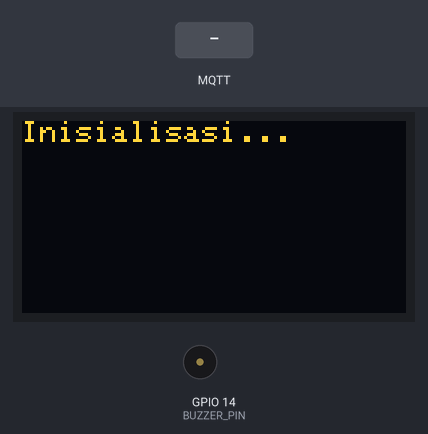
The sketch below on a simulated ESP8266 (NodeMCU). Parts: 128×64 one-colour display, buzzer (waves = sounding, pin HIGH). The test bench sets the inputs (shaded band). The OLED is the two-colour kind (top 16 rows yellow); WiFi joins after 1.5 s; servers stay silent unless stated; random numbers use the default seed unless the sketch sets one; no MQTT or app messages arrive unless stated; what the sketch prints to the serial monitor is not drawn.

Above: at 0.1 s.
At 2.7 s:
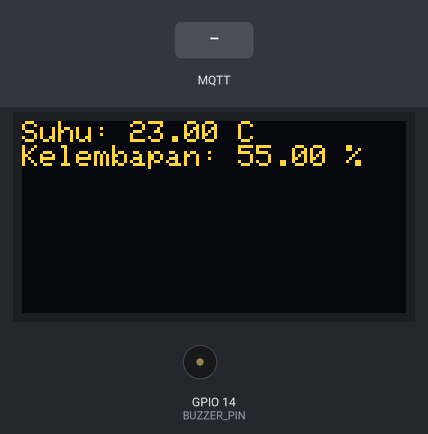
2.8 s: MQTT message "ON" arrives on the first subscribed topic
At 3.04 s:
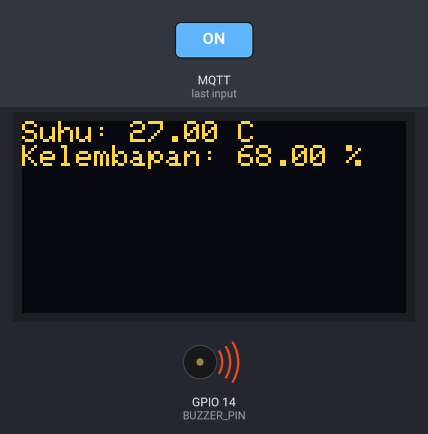
Timing chart, 0 to 5.8 s (numbered marks = the images above; inputs shaded):
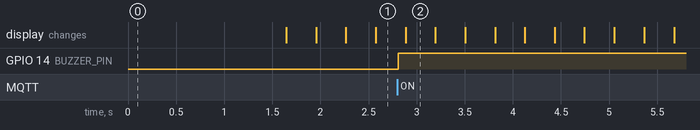

Measured:
- after the input at 2.8 s, GPIO 14 (BUZZER_PIN): LOW → HIGH at once

The sketch:

MonitoringSuhuArduino.ino
```cpp
#if defined(ESP8266)
#include <ESP8266WiFi.h>
#elif defined(ESP32)
#include <WiFi.h>
#endif

#define DUMMY

#include <PubSubClient.h>
#include <Adafruit_SSD1306.h>
#include <DHT.h>
#include <ArduinoOTA.h>

// Konfigurasi pin
#define DHTPIN 2      // Pin DHT11 (untuk ESP8266 gunakan GPIO2 / D4, untuk ESP32 gunakan GPIO2)
#define DHTTYPE DHT11 // Jenis sensor DHT11
#define OLED_RESET -1 // Pin reset OLED (-1 jika tidak menggunakan reset pada OLED)
#define BUZZER_PIN 14 // Pin Buzzer (GPIO14 / D5 di ESP8266 dan ESP32)

// Inisialisasi objek
DHT dht(DHTPIN, DHTTYPE);
Adafruit_SSD1306 display(128, 64, &Wire, OLED_RESET);
WiFiClient espClient;
PubSubClient client(espClient);

// Konfigurasi WiFi dan MQTT
const char *ssid = "ARDYAN";
const char *password = "123456789";
const char *mqtt_server = "test.mosquitto.org";

// Pilih salah satu dari konfigurasi ini berdasarkan apakah broker membutuhkan autentikasi
const int mqtt_port_anonymous = 1883;     // Port tanpa autentikasi
const int mqtt_port_authenticated = 1884; // Port dengan autentikasi

// Jika menggunakan autentikasi MQTT (username dan password)
const char *mqtt_username = "rw";        // Kosongkan jika tidak perlu
const char *mqtt_password = "readwrite"; // Kosongkan jika tidak perlu

// Topik terpisah untuk suhu dan kelembapan
const char *topic_suhu = "sensor/dht11/idearen-02-10/andri/suhu";
const char *topic_kelembapan = "sensor/dht11/idearen-02-10/andri/kelembapan";
const char *topic_command = "command/idearen-02-10/andri/buzzer";

// Interval waktu pengiriman dalam milidetik (15 detik)
const unsigned long interval = 5000;
unsigned long previousMillis = 0; // Waktu terakhir data dikirim

// Fungsi untuk menampilkan suhu dan kelembapan di OLED
void displayData(float suhu, float kelembapan)
{
    display.clearDisplay();
    display.setTextSize(1);
    display.setTextColor(WHITE);
    display.setCursor(0, 0);
    display.print("Suhu: ");
    display.print(suhu);
    display.println(" C");
    display.print("Kelembapan: ");
    display.print(kelembapan);
    display.println(" %");
    display.display();
}

// Callback saat pesan MQTT diterima
void callback(char *topic, byte *payload, unsigned int length)
{
    String msg;
    for (int i = 0; i < length; i++)
    {
        msg += (char)payload[i];
    }

    // Jika perintah untuk buzzer diterima
    if (String(topic) == topic_command)
    {
        if (msg == "ON")
        {
            digitalWrite(BUZZER_PIN, HIGH); // Nyalakan buzzer
        }
        else if (msg == "OFF")
        {
            digitalWrite(BUZZER_PIN, LOW); // Matikan buzzer
        }
    }
}

// Fungsi untuk menghubungkan ke WiFi
void setup_wifi()
{
    delay(10);
    Serial.println();
    Serial.print("Menghubungkan ke ");
    Serial.println(ssid);
    WiFi.begin(ssid, password);
    while (WiFi.status() != WL_CONNECTED)
    {
        delay(500);
        Serial.print(".");
    }
    Serial.println("");
    Serial.println("WiFi terhubung");
    Serial.println(WiFi.localIP());
}

// Fungsi untuk menghubungkan ke MQTT
void reconnect()
{
    while (!client.connected())
    {
        Serial.print("Menghubungkan ke MQTT...");
        String clientId = "ESP32Client-" + String(random(0xffff), HEX);

        if (mqtt_username && mqtt_password && strlen(mqtt_username) > 0 && strlen(mqtt_password) > 0)
        {
            // Gunakan autentikasi username dan password
            if (client.connect(clientId.c_str(), mqtt_username, mqtt_password))
            {
                Serial.println("Terhubung dengan autentikasi");
                client.subscribe(topic_command); // Subscribe ke topik perintah buzzer
            }
        }
        else
        {
            // Koneksi tanpa autentikasi
            if (client.connect(clientId.c_str()))
            {
                Serial.println("Terhubung tanpa autentikasi");
                client.subscribe(topic_command); // Subscribe ke topik perintah buzzer
            }
        }

        if (!client.connected())
        {
            Serial.print("Gagal, rc=");
            Serial.print(client.state());
            Serial.println(" coba lagi dalam 5 detik");
            delay(5000);
        }
    }
}

void setup()
{
    Serial.begin(115200);
    pinMode(BUZZER_PIN, OUTPUT);
    digitalWrite(BUZZER_PIN, LOW); // Matikan buzzer di awal

    // Setup DHT11
    dht.begin();

    // Setup OLED
    if (!display.begin(SSD1306_SWITCHCAPVCC, 0x3C))
    {
        Serial.println(F("SSD1306 allocation failed"));
        for (;;)
            ; // Loop forever if OLED initialization fails
    }
    display.clearDisplay();
    display.setTextSize(1);
    display.setTextColor(WHITE);
    display.setCursor(0, 0);
    display.print("Inisialisasi...");
    display.display();

    // Setup WiFi dan MQTT
    setup_wifi();

    // Tentukan port MQTT berdasarkan apakah menggunakan autentikasi atau tidak
    if (mqtt_username && mqtt_password && strlen(mqtt_username) > 0 && strlen(mqtt_password) > 0)
    {
        client.setServer(mqtt_server, mqtt_port_authenticated); // Port untuk autentikasi
    }
    else
    {
        client.setServer(mqtt_server, mqtt_port_anonymous); // Port tanpa autentikasi
    }

    client.setCallback(callback);

    // Setup OTA

    // Hostname defaults to esp8266-[ChipID]
    // ArduinoOTA.setHostname("myesp8266");

    ArduinoOTA.setPassword("admin"); // Menambahkan password untuk OTA

    ArduinoOTA.onStart([]()
                       {
    String type;
    if (ArduinoOTA.getCommand() == U_FLASH) {
      type = "sketch";
    } else {  // U_FS
      type = "filesystem";
    }

    // NOTE: if updating FS this would be the place to unmount FS using FS.end()
    Serial.println("Start updating " + type); });
    ArduinoOTA.onEnd([]()
                     { Serial.println("\nEnd"); });
    ArduinoOTA.onProgress([](unsigned int progress, unsigned int total)
                          { Serial.printf("Progress: %u%%\r", (progress / (total / 100))); });
    ArduinoOTA.onError([](ota_error_t error)
                       {
    Serial.printf("Error[%u]: ", error);
    if (error == OTA_AUTH_ERROR) {
      Serial.println("Auth Failed");
    } else if (error == OTA_BEGIN_ERROR) {
      Serial.println("Begin Failed");
    } else if (error == OTA_CONNECT_ERROR) {
      Serial.println("Connect Failed");
    } else if (error == OTA_RECEIVE_ERROR) {
      Serial.println("Receive Failed");
    } else if (error == OTA_END_ERROR) {
      Serial.println("End Failed");
    } });
    ArduinoOTA.begin();
}

void loop()
{
    ArduinoOTA.handle();

    if (!client.connected())
    {
        reconnect();
    }
    client.loop();

    // Waktu saat ini
    unsigned long currentMillis = millis();

#ifdef DUMMY
    // Data dummy untuk simulasi
    float suhu = random(20, 30);
    float kelembapan = random(50, 70);
#else
    // Baca data dari sensor DHT11
    float suhu = dht.readTemperature();
    float kelembapan = dht.readHumidity();

    // Cek apakah data valid
    if (isnan(suhu) || isnan(kelembapan))
    {
        Serial.println("Gagal membaca dari sensor DHT11!");
        return;
    }
#endif

    // Tampilkan data di OLED
    displayData(suhu, kelembapan);

    // Jika sudah 15 detik
    if (currentMillis - previousMillis >= interval)
    {
        previousMillis = currentMillis;

        // Kirim data suhu ke topik MQTT
        String payload_suhu = String(suhu);
        client.publish(topic_suhu, payload_suhu.c_str());

        // Kirim data kelembapan ke topik MQTT
        String payload_kelembapan = String(kelembapan);
        client.publish(topic_kelembapan, payload_kelembapan.c_str());
    }
}
```
